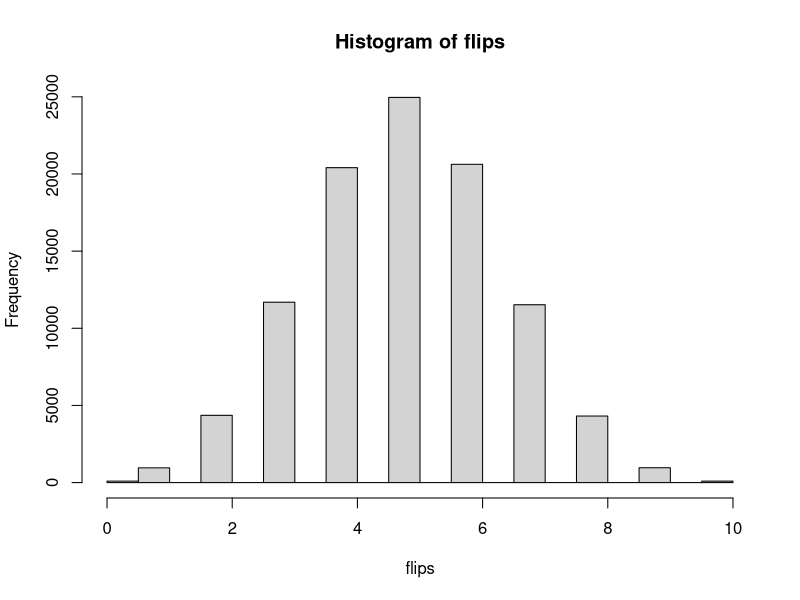

Reproduce this figure in R. (Note: this script raises an error after producing the figure.)
# 1 is heads and 0 is tails

# Coin flip, 5 coins flipped
rbinom(5, 1, .5)

# Coin flip, 1 draw with 10 flips. Gives number of heads in return
rbinom(1, 10, .5)

# 10 flips of 10 coins
rbinom(10, 10, .5)

# 80 percent chance of heads, unfair coin
rbinom(1, 1, .8)
rbinom(10, 10, .8)

# Density
flips <- rbinom(100000, 10, .5)
hist(flips)
flips == 5
mean(flips == 5)

# Another way of doing the above
dbinom(5, 10, .5)

# Calculate the probability of getting 6 heads
dbinom(6, 10, .5)

# Calculate the probability of getting 10 heads
dbinom(10, 10, .5)

# Cumulative density
mean(flips <= 4)

# Another way of the above
pbinom(4, 10, .5)

# In a trial of 10,000 coin flips of 10 coins with a 30% chance of heads,
# this is the probability that at least 5 are heads
mean(rbinom(10000, 10, .3) >= 5)

# Variance is the average squared distance of each value from the mean of 
# the sample
# var(x)

# Calculate the expected value using the exact formula
25 * .3

# Confirm with a simulation using rbinom
mean(rbinom(10000, 25, .3))

# var
25 * .3 * (1 - .3)
var(rbinom(10000, 25, .3))

# Probability of A and B
# Pr(A) * Pr(B)
# Assumes events are indpenedent

# You've already simulated 100,000 flips of coins A and B
A <- rbinom(100000, 1, .4)
B <- rbinom(100000, 1, .2)

# Simulate 100,000 flips of coin C (70% chance of heads)
C <- rbinom(100000, 1, .7)

# Estimate the probability A, B, and C are all heads
mean(A & B & C)

# Probability of A OR B
# Pr(A) + Pr(B) - Pr(A and B)
mean(A | B)

# For three events
# Pr(A) + Pr(B) + Pr(C) - Pr(A and B) - Pr(A and C) - Pr(A and B) + Pr(A and B and C)
mean(A | B | C)

# Use rbinom to simulate 100,000 draws from each of X and Y
X <- rbinom(100000, 10, .6)
Y <- rbinom(100000, 10, .7)

# Estimate the probability either X or Y is <= to 4
mean(X <= 4 | Y <= 4)

# Use pbinom to calculate the probabilities separately
prob_X_less <- pbinom(4, 10, .6)
prob_Y_less <- pbinom(4, 10, .7)

# Combine these to calculate the exact probability either <= 4
prob_X_less + prob_Y_less - (prob_X_less * prob_Y_less)

# Multiplying random variables
# Simulate 100,000 draws of a binomial with size 20 and p = .1
X <- rbinom(100000, 20, .1)

# Estimate the expected value of X
mean(X)

# Estimate the expected value of 5 * X
mean(5 * X)

# X is simulated from 100,000 draws of a binomial with size 20 and p = .1
X <- rbinom(100000, 20, .1)

# Estimate the variance of X
var(X)

# Estimate the variance of 5 * X
var(5 * X)

# Updating with evidence
# Simulate 50000 cases of flipping 20 coins from fair and from biased
fair <- rbinom(50000, 20, .5)
biased <- rbinom(50000, 20, .75)

# How many fair cases, and how many biased, led to exactly 11 heads?
fair_11 <- sum(fair == 11)
biased_11 <- sum(biased == 11)

# Find the fraction of fair coins that are 11 out of all coins that were 11
fair_11 / (fair_11 + biased_11)

# Simulate 50000 cases of flipping 20 coins from fair and from biased
fair <- rbinom(50000, 20, .5)
biased <- rbinom(50000, 20, .75)

# How many fair cases, and how many biased, led to exactly 16 heads?
fair_16 <- sum(fair == 16)
biased_16 <- sum(biased == 16)

# Find the fraction of fair coins that are 16 out of all coins that were 16
fair_16 / (fair_16 + biased_16)

# Prior probability
# Simulate 80,000 draws from fair coin, 10,000 from each of high and low coins
flips_fair <- rbinom(80000, 20, .5)
flips_high <- rbinom(10000, 20, .75)
flips_low <- rbinom(10000, 20, .25)

# Compute the number of coins that resulted in 14 heads from each of these piles
fair_14 <- sum(flips_fair == 14)
high_14 <- sum(flips_high == 14)
low_14 <- sum(flips_low == 14)

# Compute the posterior probability that the coin was fair
fair_14 / (fair_14 + high_14 + low_14)

# Use dbinom to calculate the probability of 11/20 heads with fair or biased coin
probability_fair <- dbinom(11, 20, .5)
probability_biased <-dbinom(11, 20, .75)

# Calculate the posterior probability that the coin is fair
probability_fair / (probability_fair + probability_biased)

# Find the probability that a coin resulting in 14/20 is fair
prob_fair <- dbinom(14, 20, .5)
prob_bias <- dbinom(14, 20, .75)
prob_fair / (prob_fair + prob_bias)

# Find the probability that a coin resulting in 18/20 is fair
prob_fair2 <- dbinom(18, 20, .5)
prob_bias2 <- dbinom(18, 20, .75)
prob_fair2 / (prob_fair2 + prob_bias2)

# Use dbinom to find the probability of 16/20 from a fair or biased coin
probability_16_fair <- dbinom(16, 20, .5)
probability_16_biased <- dbinom(16, 20, .75)

# Use Bayes' theorem to find the posterior probability that the coin is fair
(probability_16_fair * .99) / ((probability_16_fair * .99) + (probability_16_biased) * .01)

# Simulating the binomial and the normal
# Draw a random sample of 100,000 from the Binomial(1000, .2) distribution
binom_sample <- rbinom(100000, 1000, .2)

# Draw a random sample of 100,000 from the normal approximation
normal_sample <- rnorm(100000, (1000 * .2), sqrt(160))
# The above includes sqrt(160) where 160 is the variance (1000 * .2 * (1 - .2))

# Compare the two distributions with the compare_histograms function
compare_histograms(binom_sample, normal_sample)

# Simulations from the normal and binomial distributions
binom_sample <- rbinom(100000, 1000, .2)
normal_sample <- rnorm(100000, 200, sqrt(160))

# Use binom_sample to estimate the probability of <= 190 heads
mean(binom_sample <= 190)

# Use normal_sample to estimate the probability of <= 190 heads
mean(normal_sample <= 190)

# Calculate the probability of <= 190 heads with pbinom
pbinom(190, 1000, .2)

# Calculate the probability of <= 190 heads with pnorm
pnorm(190, 200, sqrt(160))

# Draw a random sample of 100,000 from the Binomial(10, .2) distribution
binom_sample <- rbinom(100000, 10, .2)

# Draw a random sample of 100,000 from the normal approximation
normal_sample <- rnorm(100000, 2, sqrt(1.6))

# Compare the two distributions with the compare_histograms function
compare_histograms(binom_sample, normal_sample)

# Poisson distribution
# Draw a random sample of 100,000 from the Binomial(1000, .002) distribution
binom_sample <- rbinom(100000, 1000, .002)

# Draw a random sample of 100,000 from the Poisson approximation
poisson_sample <- rpois(100000, 2) # Where 2 is the mean

# Compare the two distributions with the compare_histograms function
compare_histograms(binom_sample, poisson_sample)

# Density of the poisson distribution
# Simulate 100,000 draws from Poisson(2)
poisson_sample <- rpois(100000, 2)

# Find the percentage of simulated values that are 0
mean(poisson_sample == 0)

# Use dpois to find the exact probability that a draw is 0
dpois(0, 2)

# Sum of two poisson distributions
# Simulate 100,000 draws from Poisson(1)
X <- rpois(100000, 1)

# Simulate 100,000 draws from Poisson(2)
Y <- rpois(100000, 2)

# Add X and Y together to create Z
Z <- X + Y

# Use compare_histograms to compare Z to the Poisson(3)
compare_histograms(Z, rpois(100000, 3))

# Geometric distribution
# Simulating waiting for heads

# Waiting for first coin flip
# Simulate 100 instances of flipping a 20% coin
flips <- rbinom(100, 1, .2)

# Use which to find the first case of 1 ("heads")
which(flips == 1)[1]

# Using replicate
# Existing code for finding the first instance of heads
which(rbinom(100, 1, .2) == 1)[1]

# Replicate this 100,000 times using replicate()
replications <- replicate(100000, which(rbinom(100, 1, .2) == 1)[1])

# Histogram the replications with qplot
qplot(replications)

# Simulating from the geometric distribution
# Replications from the last exercise
replications <- replicate(100000, which(rbinom(100, 1, .2) == 1)[1])

# Generate 100,000 draws from the corresponding geometric distribution
geom_sample <- rgeom(100000, .2)

# Compare the two distributions with compare_histograms
compare_histograms(replications, geom_sample)

# Does the machine still work?
# Find the probability the machine breaks on 5th day or earlier
pgeom(4, .1) # Where there's a 10% chance it breaks each day

# Find the probability the machine is still working on 20th day
1 - pgeom(19, .1)

# Graphing the probability that the machine still works  over a month
# Calculate the probability of machine working on day 1-30
still_working <- 1 - pgeom(0:29, .1)

# Plot the probability for days 1 to 30
qplot(1:30, still_working)
